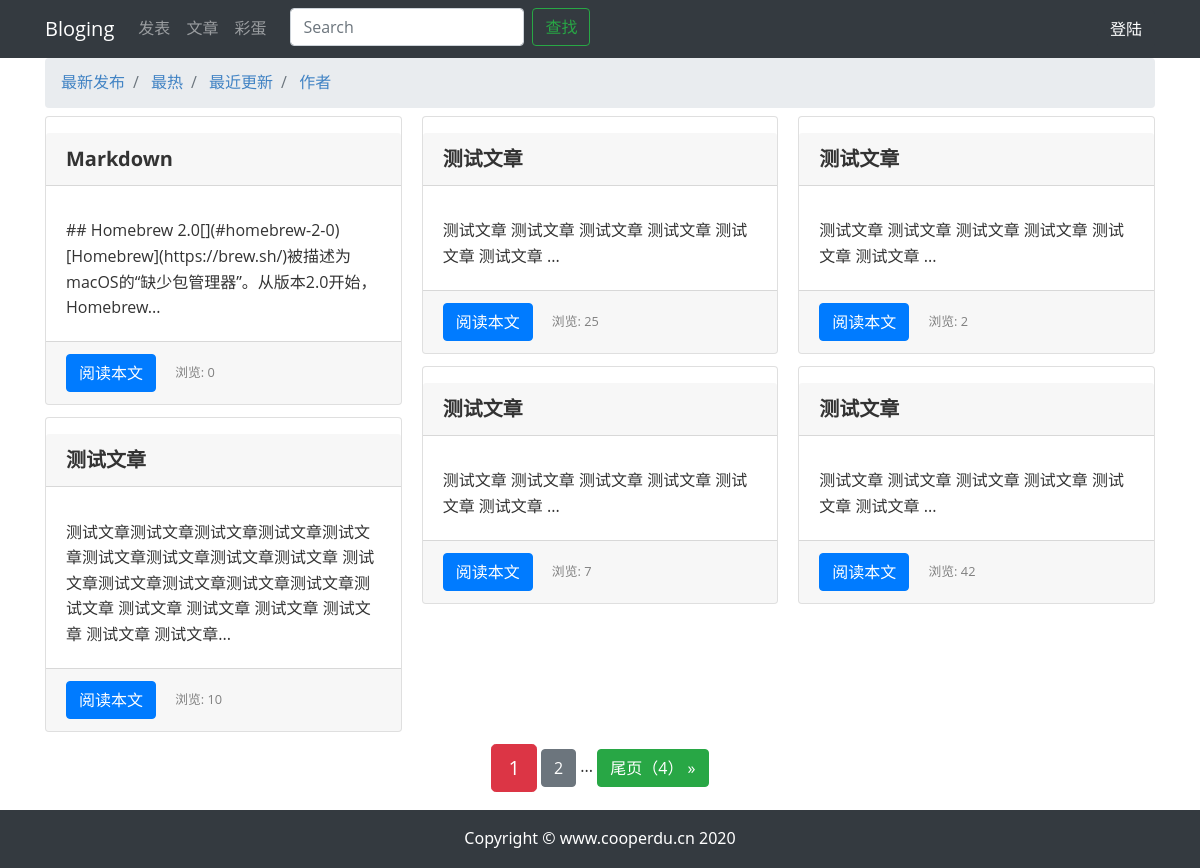
The app's page /article/ with its own data.
### article/models.py (models this page shows, shortened)
class ArticlePost(models.Model):
    author = models.ForeignKey(User, on_delete=models.CASCADE)
    title = models.CharField(max_length=100)
    body = models.TextField()
    created = models.DateTimeField(default=timezone.now)
    updated = models.DateTimeField(auto_now=True)
    total_views = models.PositiveIntegerField(default=0)
    class Meta:
        ordering = ('-created',)
        db_table = '文章'
        verbose_name = '文章'
        verbose_name_plural = verbose_name

### article/views.py (the view)
# urls.py: path('', views.article_list, name='article_list'),
def article_list(request):
    try:
        order = request.COOKIES['order']
    except Exception as e:
        order = 'created'
    articles_list = ArticlePost.objects.all().order_by('-' + order)
    search = request.GET.get('search')
    if search:
        articles_list = articles_list.filter(
            Q(title__icontains=search) |
            Q(body__icontains=search)
        )
    else:
        search = ''
    paginator = Paginator(articles_list, 6, 3, True)
    page = request.GET.get('page')
    articles = paginator.get_page(page)
    context = {
        'articles': articles,
        'search': search,
    }
    return render(request, 'article/list.html', context)

### templates/article/list.html (shortened to what this page needs)
{% extends "base.html" %}
{% load staticfiles %}
{% block content %}
    <div class="container">
        <nav aria-label="breadcrumb">
            <ol class="breadcrumb">
                <li class="breadcrumb-item">
                    <a href={% url 'article:article_order' 'created' %}>
                        最新发布
                </li>
                <li class="breadcrumb-item">
                    <a href={% url 'article:article_order' 'total_views' %}>
                        最热
                </li>
                <li class="breadcrumb-item">
                    <a href={% url 'article:article_order' 'updated' %}>
                        最近更新
                </li>
                <li class="breadcrumb-item">
                    <a href={% url 'article:article_order' 'author_id' %}>
                        作者
                </li>
            </ol>
        </nav>
        <div class="card-columns mt-md-2">
            {% for article in articles %}
                <div class="card">
                    <h4 class="card-header">{{ article.title }}</h4>
                    <div class="card-body ">
                        <p class="card-text ">{{ article.body|slice:'100' }}...</p>
                    </div>
                    <div class="card-footer">
                        <a href="{% url 'article:article_detail' article.id %}" class="btn btn-primary">阅读本文</a>
                        <span>
                            <small class="col align-self-end" style="color: gray;">
                                浏览: {{ article.total_views }}
                            </small>
                        </span>
                    </div>
                </div>
            {% endfor %}
        </div>
    </div>
    <div class="pagination row">
        <div class="m-auto">
        <span class="step-links">
            <span class="current btn btn-danger btn-lg">
                {{ articles.number }}
            </span>
            {% if articles.has_next %}
                <a href=?page={{ articles.next_page_number }}&search={{ search }}
                   class="btn btn-secondary"
                >
                    {{ articles.next_page_number }}
                </a>
                <span>...</span>
                <a href=?page={{ articles.paginator.num_pages }}&search={{ search }}
                   class="btn btn-success"
                >
                    尾页（{{ articles.paginator.num_pages }}） &raquo;
                </a>
            {% endif %}
        </span>
        </div>
    </div>
{% endblock content %}

### static/md_css/github.css (style rules this page uses)
:root { --side-bar-bg-color: #fafafa; --control-text-color: #777; }
html { font-size: 16px; }
body { font-family: "Open Sans", "Clear Sans", "Helvetica Neue", Helvetica, Arial, sans-serif; color: rgb(51, 51, 51); line-height: 1.6; }
a { color: #4183C4; }
h1, h2, h3, h4, h5, h6 { position: relative; margin-top: 1rem; margin-bottom: 1rem; font-weight: bold; line-height: 1.4; cursor: text; }
h4 { font-size: 1.25em; }
p, blockquote, ul, ol, dl, table { margin: 0.8em 0; }
ul, ol { padding-left: 30px; }
ul:first-child, ol:first-child { margin-top: 0; }
ul:last-child, ol:last-child { margin-bottom: 0; }

### templates/article/list.html (style rules this page uses)
.card-columns { column-count: 3; }

### records on screen
ArticlePost: title "Markdown", body "## Homebrew 2.0[](#homebrew-2-0) [Homebrew](https://brew.sh/)被描述为macOS的“缺少包管理器”。从版本2.0开始，Homebrew", total_views "0"
ArticlePost: title "测试文章", body "测试文章测试文章测试文章测试文章测试文章测试文章测试文章测试文章测试文章 测试文章测试文章测试文章测试文章测试文章测试文章 测试文章 测试文章 测试文章 测试文章 测试文章 测试文章", total_views "10"
ArticlePost: title "测试文章", body "测试文章 测试文章 测试文章 测试文章 测试文章 测试文章", total_views "25"
ArticlePost: title "测试文章", body "测试文章 测试文章 测试文章 测试文章 测试文章 测试文章", total_views "7"
ArticlePost: title "测试文章", body "测试文章 测试文章 测试文章 测试文章 测试文章 测试文章", total_views "2"
ArticlePost: title "测试文章", body "测试文章 测试文章 测试文章 测试文章 测试文章 测试文章", total_views "42"

### other values on screen
{{ articles.number }} "1"
{{ articles.next_page_number }} "2"
{{ articles.paginator.num_pages }} "4"
